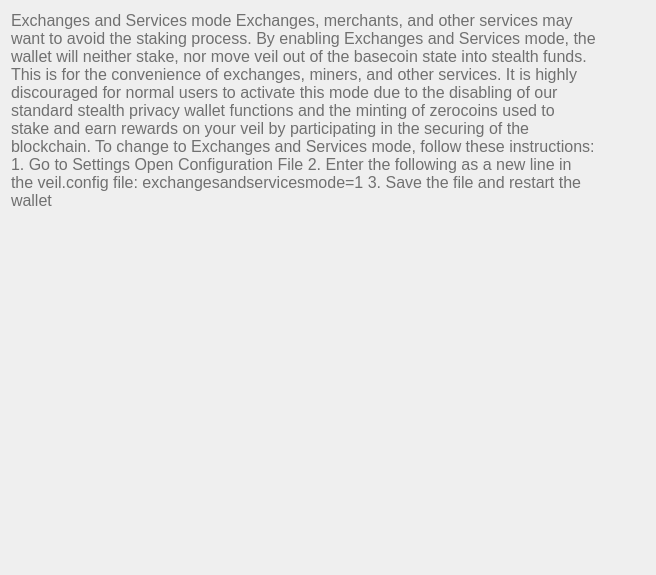
<?xml version="1.0" encoding="UTF-8"?>
<ui version="4.0">
 <class>SettingsFaq06</class>
 <widget class="QWidget" name="SettingsFaq06">
  <property name="geometry">
   <rect>
    <x>0</x>
    <y>0</y>
    <width>656</width>
    <height>575</height>
   </rect>
  </property>
  <property name="windowTitle">
   <string>Form</string>
  </property>
  <property name="styleSheet">
   <string notr="true">font-size:16px;
color:#707070;</string>
  </property>
  <layout class="QVBoxLayout" name="verticalLayout" stretch="1,0">
   <property name="rightMargin">
    <number>60</number>
   </property>
   <item alignment="Qt::AlignLeft|Qt::AlignTop">
    <widget class="QLabel" name="label_2">
     <property name="minimumSize">
      <size>
       <width>0</width>
       <height>0</height>
      </size>
     </property>
     <property name="styleSheet">
      <string notr="true">font-weight:200;</string>
     </property>
     <property name="text">
      <string>&lt;html&gt; &lt;head&gt; &lt;/head&gt; &lt;body&gt; &lt;p&gt;&lt;span style="&quot;font-weight:600;" text-decoration:="" underline;&quot;=""&gt;Exchanges and Services mode&lt;/span&gt;&lt;/p&gt; &lt;p&gt;&lt;span&gt;Exchanges, merchants, and other services may want to avoid the staking process. By enabling Exchanges and Services mode, the wallet will neither stake, nor move veil out of the basecoin state into stealth funds. This is for the convenience of exchanges, miners, and other services. It is highly discouraged for normal users to activate this mode due to the disabling of our standard stealth privacy wallet functions and the minting of zerocoins used to stake and earn rewards on your veil by participating in the securing of the blockchain.&lt;/span&gt;&lt;/p&gt; &lt;p&gt;&lt;br&gt; &lt;span&gt;To change to Exchanges and Services mode, follow these instructions:&lt;/span&gt;&lt;/p&gt; &lt;p&gt;&lt;span&gt;1. Go to Settings&amp;gt;Open Configuration File&lt;/span&gt;&lt;/p&gt; &lt;p&gt;&lt;span&gt;2. Enter the following as a new line in the veil.config file: exchangesandservicesmode=1&lt;/span&gt;&lt;/p&gt; &lt;p&gt;&lt;span&gt;3. Save the file and restart the wallet&lt;/span&gt;&lt;/p&gt; &lt;/body&gt; &lt;/html&gt;</string>
     </property>
     <property name="scaledContents">
      <bool>false</bool>
     </property>
     <property name="alignment">
      <set>Qt::AlignLeading|Qt::AlignLeft|Qt::AlignTop</set>
     </property>
     <property name="wordWrap">
      <bool>true</bool>
     </property>
    </widget>
   </item>
   <item>
    <spacer name="verticalSpacer">
     <property name="orientation">
      <enum>Qt::Vertical</enum>
     </property>
     <property name="sizeHint" stdset="0">
      <size>
       <width>20</width>
       <height>40</height>
      </size>
     </property>
    </spacer>
   </item>
  </layout>
 </widget>
 <resources/>
 <connections/>
</ui>
